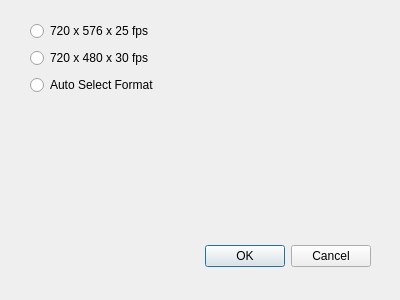
<?xml version="1.0" encoding="UTF-8"?>
<ui version="4.0">
 <class>CaptureDialog</class>
 <widget class="QDialog" name="CaptureDialog">
  <property name="windowModality">
   <enum>Qt::WindowModal</enum>
  </property>
  <property name="geometry">
   <rect>
    <x>0</x>
    <y>0</y>
    <width>400</width>
    <height>300</height>
   </rect>
  </property>
  <property name="windowTitle">
   <string>Capture Card Configuration</string>
  </property>
  <widget class="QDialogButtonBox" name="buttonBox">
   <property name="geometry">
    <rect>
     <x>30</x>
     <y>240</y>
     <width>341</width>
     <height>32</height>
    </rect>
   </property>
   <property name="orientation">
    <enum>Qt::Horizontal</enum>
   </property>
   <property name="standardButtons">
    <set>QDialogButtonBox::Cancel|QDialogButtonBox::Ok</set>
   </property>
  </widget>
  <widget class="QWidget" name="verticalLayoutWidget">
   <property name="geometry">
    <rect>
     <x>30</x>
     <y>20</y>
     <width>331</width>
     <height>77</height>
    </rect>
   </property>
   <layout class="QVBoxLayout" name="verticalLayout">
    <item>
     <widget class="QRadioButton" name="radioButton720x576">
      <property name="text">
       <string>720 x 576 x 25 fps</string>
      </property>
     </widget>
    </item>
    <item>
     <widget class="QRadioButton" name="radioButton720x480">
      <property name="text">
       <string>720 x 480 x 30 fps</string>
      </property>
     </widget>
    </item>
    <item>
     <widget class="QRadioButton" name="radioButtonAuto">
      <property name="text">
       <string>Auto Select Format</string>
      </property>
     </widget>
    </item>
   </layout>
  </widget>
 </widget>
 <resources/>
 <connections>
  <connection>
   <sender>buttonBox</sender>
   <signal>accepted()</signal>
   <receiver>CaptureDialog</receiver>
   <slot>accept()</slot>
   <hints>
    <hint type="sourcelabel">
     <x>248</x>
     <y>254</y>
    </hint>
    <hint type="destinationlabel">
     <x>157</x>
     <y>274</y>
    </hint>
   </hints>
  </connection>
  <connection>
   <sender>buttonBox</sender>
   <signal>rejected()</signal>
   <receiver>CaptureDialog</receiver>
   <slot>reject()</slot>
   <hints>
    <hint type="sourcelabel">
     <x>316</x>
     <y>260</y>
    </hint>
    <hint type="destinationlabel">
     <x>286</x>
     <y>274</y>
    </hint>
   </hints>
  </connection>
 </connections>
</ui>
